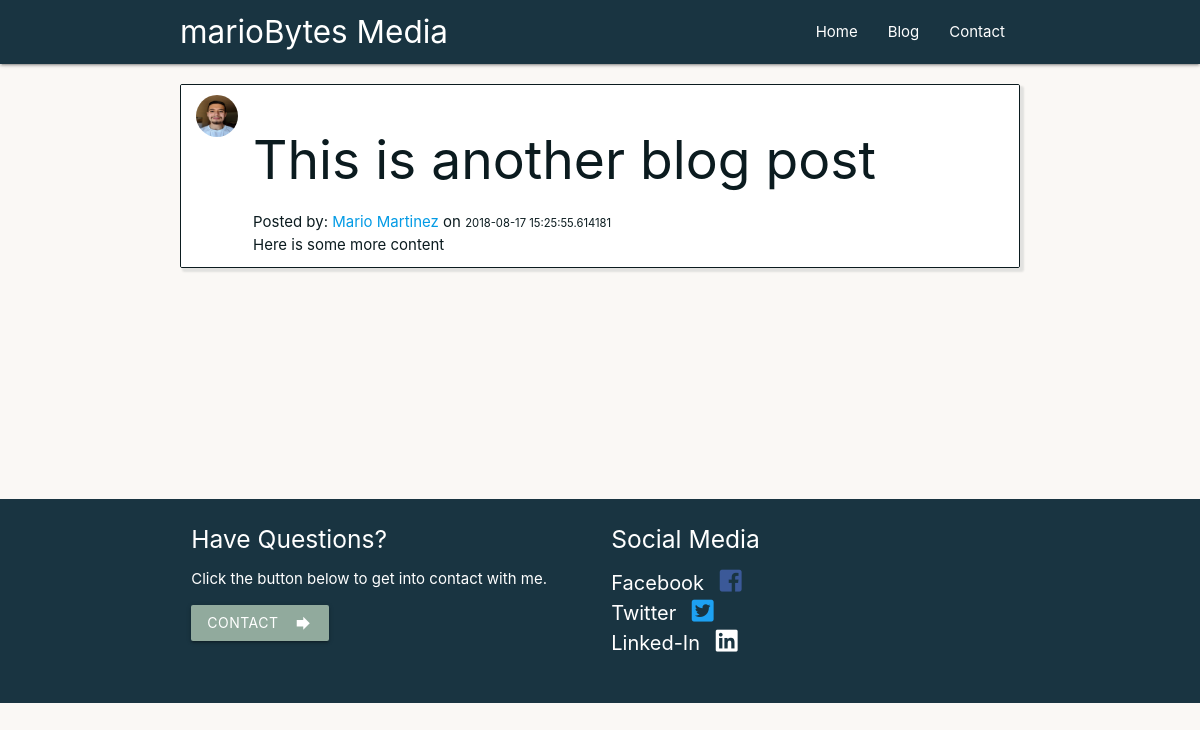
Screenshot of /post/2 with the database file from the repository.
### app/models.py (models this page shows, shortened)
class User(db.Model, UserMixin):
    id = db.Column(db.Integer, primary_key=True)
    username = db.Column(db.String(20), unique=True, nullable=False)
    email = db.Column(db.String(120), unique=True, nullable=False)
    image_file = db.Column(db.String(20), unique=False, nullable=False, default='default.jpg')
    password = db.Column(db.String(60), nullable=False)
    posts = db.relationship('Post', backref='author', lazy=True)

class Post(db.Model):
    id = db.Column(db.Integer, primary_key=True)
    title = db.Column(db.String(100), nullable=False)
    date_posted = db.Column(db.DateTime, nullable=False, default=datetime.utcnow)
    content = db.Column(db.Text, nullable=False)
    user_id = db.Column(db.Integer, db.ForeignKey('user.id'), nullable=False)

### app/routes.py (the view)
@app.route('/post/<int:post_id>')
def post(post_id):
    post = Post.query.get_or_404(post_id)
    return render_template('post.html', title=post.title, post=post)

### app/templates/post.html (shortened to what this page needs)
{% extends 'layout.html' %}
{% block content %}
    <div class="container">
        <ul class="collection">
            <li class="collection-item avatar">
                <img src="{{ url_for('static', filename='pictures/' + post.author.image_file) }}" class="circle profile-picture">
                <h2>{{ post.title }}</h2>
                <p class="info">
                    Posted by: <a href="{{ url_for('user_posts', username=post.author.username) }}">{{ post.author.username }}</a> on <small>{{ post.date_posted }}</small>
                </p>
                <p class="content">{{ post.content }}</p>
            </li>
        </ul>
    </div>
{% endblock content %}

### app/static/css/style.css (style rules this page uses)
body { background-color: #faf8f5;"; font-family: 'Montserrat', sans-serif; position: relative; margin: 0; padding-bottom: 28rem; min-height: 100%; }
.collection-item { color: #0B1B1F; }
.collection { border: 1px solid #0B1B1F; margin-top: 20px; box-shadow: 3px 3px 2px 1px rgba(11, 27, 31, .1); }

### rows the page displays
User: image_file (picture), author.username "Mario Martinez"
Post: title "This is another blog post", date_posted "2018-08-17 15:25:55.614181", content "Here is some more content"
